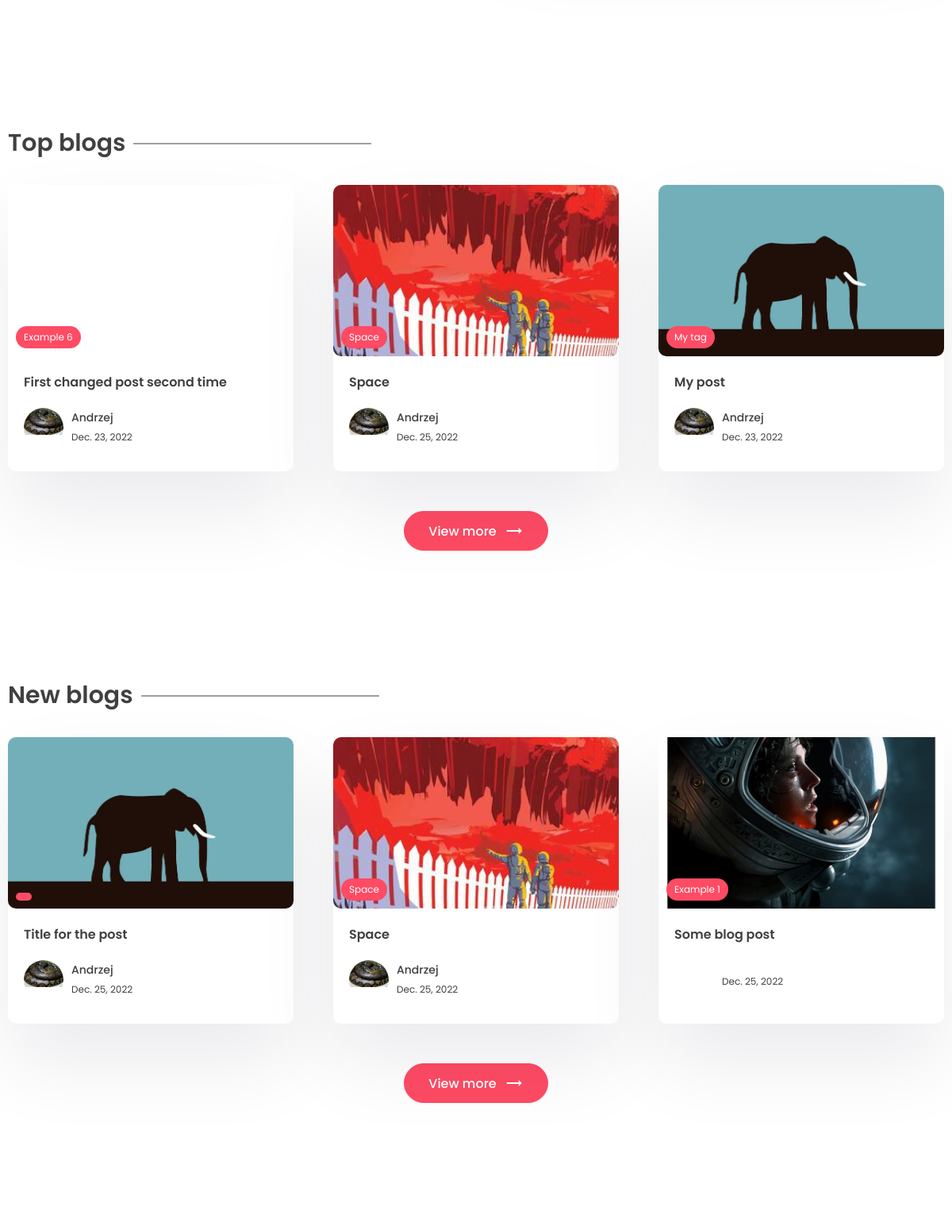
Before: / (middle part) with the older database file.
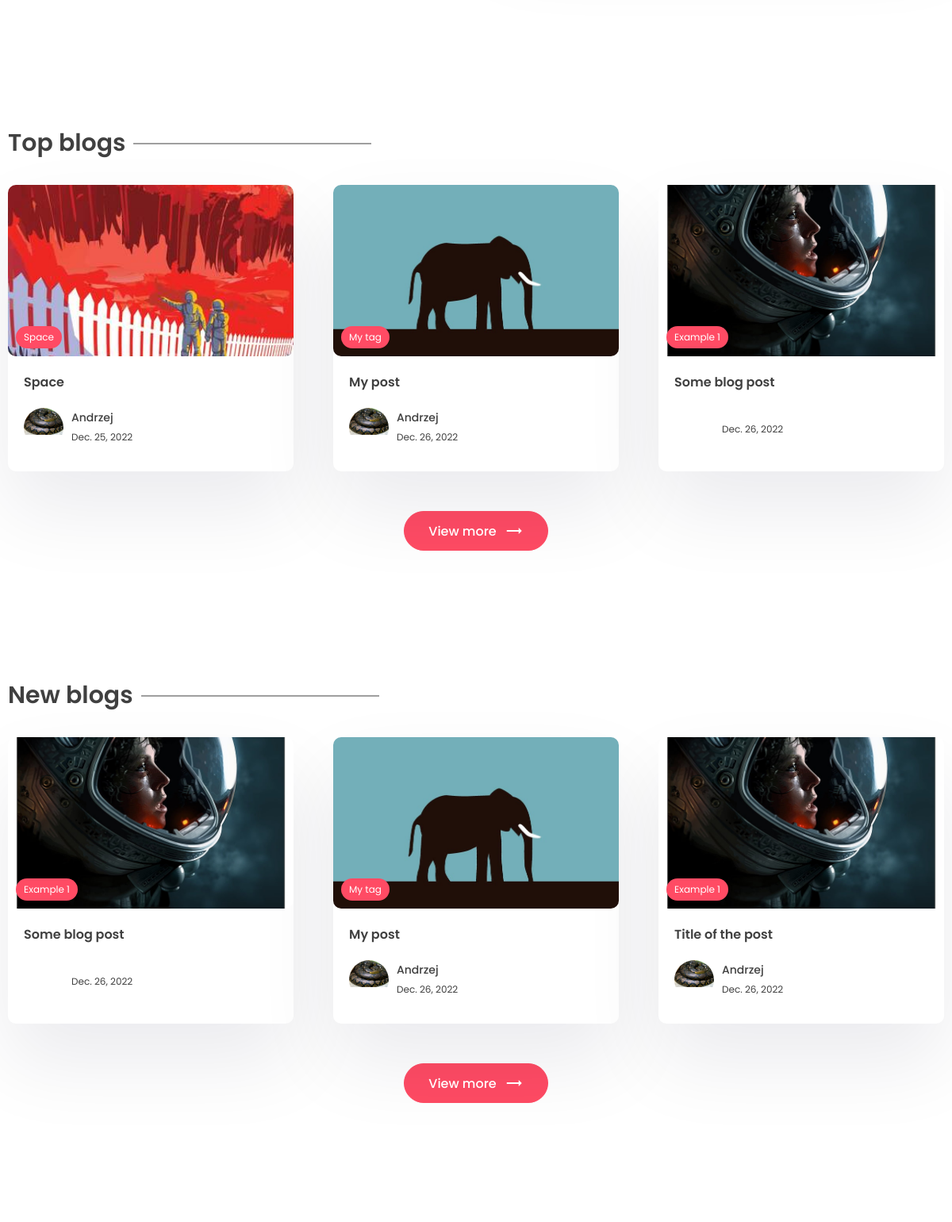
After: the same page with the newer database file.
### app/models.py (models this page shows, shortened)
class Post(models.Model):
    title = models.CharField(max_length=200)
    content = tinymce_models.HTMLField()
    last_updated = models.DateTimeField(auto_now=True)
    slug = models.SlugField(max_length=200, unique=True)
    image = models.ImageField(upload_to="images/", default="images/no_image.jpg")
    view_count = models.IntegerField(null=True, blank=True)
    is_featured = models.BooleanField(default=False)
    likes = models.ManyToManyField(User, related_name="blog_post")
    tags = models.ManyToManyField(Tag, blank=True, related_name="post")
    author = models.ForeignKey(User, on_delete=models.CASCADE, null=True, blank=True)

class Tag(models.Model):
    name = models.CharField(max_length=100)
    description = models.CharField(max_length=100)
    slug = models.SlugField(max_length=200, unique=True)

class Profile(models.Model):
    user = models.OneToOneField(User, on_delete=models.CASCADE)
    profile_image = models.ImageField(null=True, blank=True, upload_to="images/")
    slug = models.SlugField(max_length=200, unique=True)
    bio = models.CharField(max_length=200)

### app/views.py (the view)
# urls.py: path("", views.index, name="index"),
def index(request):
    posts = Post.objects.all()
    top_posts = Post.objects.all().order_by("-view_count")[:3]
    recent_posts = Post.objects.all().order_by("-last_updated")[:3]
    featured_post = Post.objects.filter(is_featured=True).first()
    subscribe_form = SubscribeForm()
    subscribe_successful = None
    if WebsiteMeta.objects.all().exists():
        website_info = WebsiteMeta.objects.all()[0]
    if request.POST:
        subscribe_form = SubscribeForm(request.POST)
        if subscribe_form.is_valid():
            subscribe_form.save()
            subscribe_successful = "Subscribed Successfully"
            subscribe_form = SubscribeForm()
    context = {
        "posts": posts,
        "top_posts": top_posts,
        "recent_posts": recent_posts,
        "subscribe_form": subscribe_form,
        "subscribe_successful": subscribe_successful,
        "featured_post": featured_post,
        "website_info": website_info,
    }
    return render(request, "app/index.html", context)

### app/templates/app/index.html (shortened to what this page needs)
{% extends 'base.html' %}
{% block content %}
{% if featured_post %}
<section class="sp">
</section>
{% endif %}
<section class="sp">
    <div class="container">
        <h1 class="sec-title">Top blogs</h1>
        <div class="grid-3">
            {% for post in top_posts %}
            <a href="{% url 'post_page' post.slug %}">
                <div class="card">
                    <div class="post-img">
                        {% if post.image %}
                        <img src="{{post.image.url}}" alt="" />
                        {% endif %}
                        <div class="tag">{{post.tags.all.0.name}}</div>
                    </div>
                    <div class="card-content">
                        <h3>
                            {{post.title}}
                        </h3>
                        <div class="author">
                            <div class="profile-pic">
                                <img src="{{post.author.profile.profile_image.url}}" alt="" />
                            </div>
                            <div class="details">
                                <p>{{post.author.first_name}}</p>
                                <small>{{post.last_updated|date}}</small>
                            </div>
                        </div>
                    </div>
                </div>
            </a>
            {% endfor %}
        </div>
        <center>
            <a href=""><button class="btn btn-primary rounded view">
                    View more <span class="material-icons"> trending_flat </span>
                </button></a>
        </center>
    </div>
</section>
<section class="sp">
    <div class="container">
        <h1 class="sec-title">New blogs</h1>
        <div class="grid-3">
            {% for post in recent_posts %}
            <a href="{% url 'post_page' post.slug %}">
                <div class="card">
                    <div class="post-img">
                        {% if post.image %}
                        <img src="{{post.image.url}}" alt="" />
                        {% endif %}
                        <div class="tag">{{post.tags.all.0.name}}</div>
                    </div>
                    <div class="card-content">
                        <h3>
                            {{post.title}}
                        </h3>
                        <div class="author">
                            <div class="profile-pic">
                                <img src="{{post.author.profile.profile_image.url}}" alt="" />
                            </div>
                            <div class="details">
                                <p>{{post.author.first_name}}</p>
                                <small>{{post.last_updated|date}}</small>
                            </div>
                        </div>
                    </div>
                </div>
            </a>
            {% endfor %}
        </div>
        <center>
            <a href=""><button class="btn btn-primary rounded view">
                    View more <span class="material-icons"> trending_flat </span>
                </button></a>
        </center>
    </div>
</section>
{% endblock content %}

Changed rows visible on the page:
removed Post: tags.all.0.name "Example 6", title "First changed post second time", author.profile.profile_image (picture), author.first_name "Andrzej", last_updated "Dec. 23, 2022", shown under "Top blogs"
no longer on one of the page's lists (row edited): Post: tags.all.0.name "Space", title "Space", author.first_name "Andrzej", last_updated "Dec. 25, 2022"
no longer on this page (row unchanged): Post: image (picture), title "Title for the post", author.profile.profile_image (picture), author.first_name "Andrzej", last_updated "Dec. 25, 2022", shown under "New blogs"
now on one of the page's lists (row edited): Post: tags.all.0.name "My tag", title "My post", author.first_name "Andrzej", last_updated "Dec. 26, 2022"
changed Post "My post": last_updated "Dec. 23, 2022" → "Dec. 26, 2022"
now on one of the page's lists (row edited): Post: tags.all.0.name "Example 1", title "Some blog post", last_updated "Dec. 26, 2022"
changed Post "Some blog post": last_updated "Dec. 25, 2022" → "Dec. 26, 2022"
now on this page (row edited): Post: image (picture), tags.all.0.name "Example 1", title "Title of the post", author.profile.profile_image (picture), author.first_name "Andrzej", last_updated "Dec. 26, 2022", shown under "New blogs"
